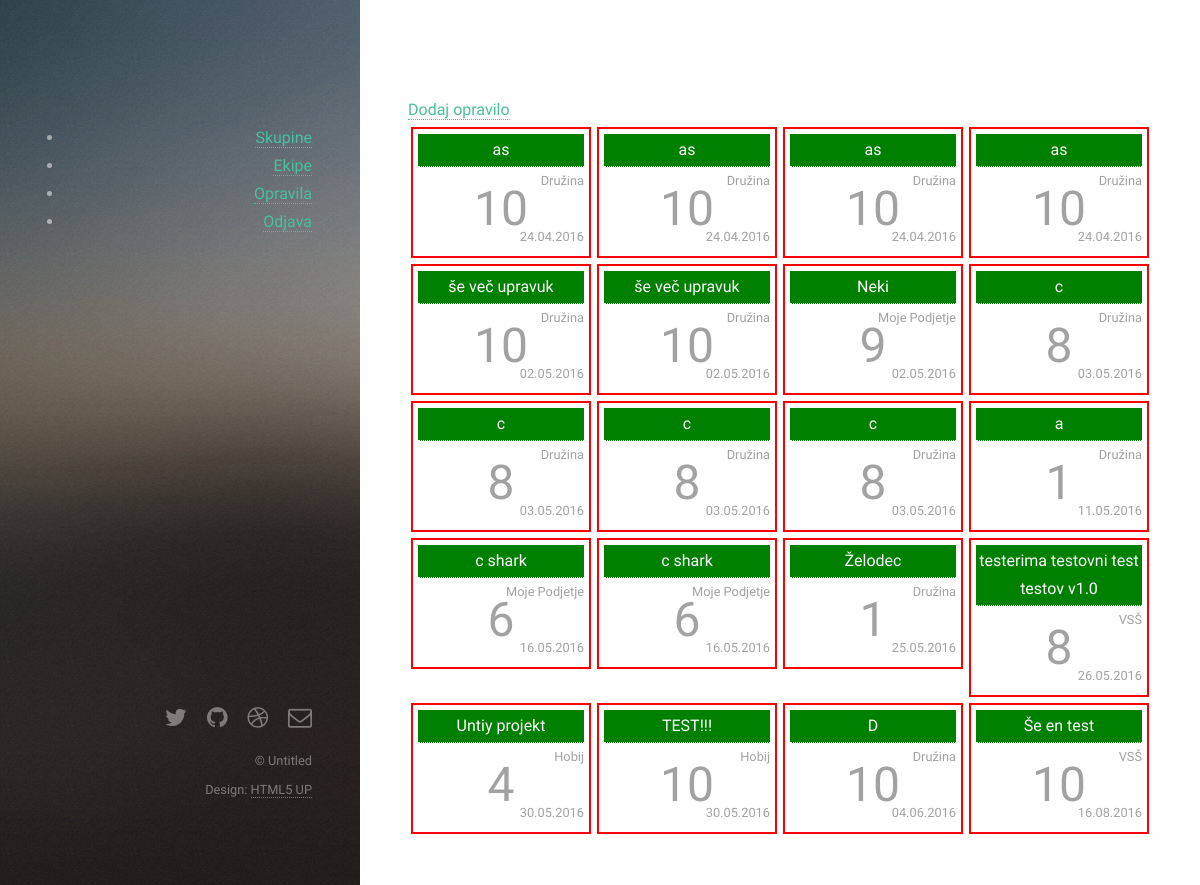
/tasks.php (signed in), run on the app's committed database.
### tables this page shows
CREATE TABLE `tasks` (
  `id` int(11) NOT NULL,
  `team_id` int(11) DEFAULT NULL,
  `user_id` int(11) NOT NULL,
  `group_id` int(11) NOT NULL,
  `title` varchar(50) NOT NULL,
  `description` text,
  `date_add` timestamp NOT NULL DEFAULT CURRENT_TIMESTAMP,
  `date_end` timestamp NOT NULL DEFAULT '0000-00-00 00:00:00',
  `deadline` timestamp NOT NULL DEFAULT '0000-00-00 00:00:00',
  `priority` int(11) NOT NULL DEFAULT '10'
);

CREATE TABLE `groups` (
  `id` int(11) NOT NULL,
  `title` varchar(50) NOT NULL,
  `description` text
);

### tasks.php (the view, shortened to what this page needs)
<?php
    include_once './header.php';
    include_once './database.php';
    $user_id = $_SESSION['user_id'];
    $query = "SELECT t.*, g.title AS gtitle "
            . "FROM tasks t INNER JOIN groups g "
            . "ON g.id = t.group_id "
            . "WHERE t.user_id = $user_id "
            . "ORDER BY t.deadline ASC";
    $result = mysqli_query($link, $query);
    echo '<a href="task_add.php">Dodaj opravilo</a>';
    echo '<br />';
    echo '<div id="opravila">';
    while ($row = mysqli_fetch_array($result)) {
        echo '<div class="opravilo">';
        echo '<a href="task.php?task_id='.$row['id'].'">'.$row['title'].'</a>';
        echo '<div class="grouptype">'.$row['gtitle'].'</div>';
        echo '<div class="priority">'.$row['priority'].'</div>';
        echo '<div class="lastnosti">';
        echo '<div class="datum">'.date('d.m.Y',strtotime($row['deadline'])).'</div>';
        echo '</div>';
        echo '</div>';
    }
    echo '</div>';
?>
<?php
    include_once './footer.php';
?>

### assets/css/main.css (style rules this page uses)
html, body, div, span, applet, object, iframe, h1, h2, h3, h4, h5, h6, p, blockquote, pre, a, abbr, acronym, address, big, cite, code, del, dfn, em, img, ins, kbd, q, s, samp, small, strike, strong, sub, sup, tt, var, b, u, i, center, dl, dt, dd, ol, ul, li, fieldset, form, label, legend, table, caption, tbody, tfoot, thead, tr, th, td, article, aside, canvas, details, embed, figure, figcaption, footer, header, hgroup, menu, nav, output, ruby, section, summary, time, mark, audio, video { margin: 0; padding: 0; border: 0; font-size: 100%; font: inherit; vertical-align: baseline; }
body { line-height: 1; }
body { -webkit-text-size-adjust: none; }
*, *:before, *:after { -moz-box-sizing: border-box; -webkit-box-sizing: border-box; box-sizing: border-box; }
body { background: #fff; }
body, input, select, textarea { color: #a2a2a2; font-family: "Source Sans Pro", Helvetica, sans-serif; font-size: 16pt; font-weight: 400; line-height: 1.75em; }
a { -moz-transition: color 0.2s ease-in-out, border-color 0.2s ease-in-out; -webkit-transition: color 0.2s ease-in-out, border-color 0.2s ease-in-out; -ms-transition: color 0.2s ease-in-out, border-color 0.2s ease-in-out; transition: color 0.2s ease-in-out, border-color 0.2s ease-in-out; border-bottom: dotted 1px; color: #49bf9d; text-decoration: none; }
@media screen and (max-width: 1800px) { body, input, select, textarea { font-size: 12pt; } }
.opravilo { border-color: red; border-style: solid; border-width: 2px; width: 180px; padding: 5px; margin: 3px; float: left; }
.opravilo a { color: white; display: block; background-color: green; padding: 2px; text-align: center; }
.opravilo .grouptype { text-align: right; font-size: 0.8em; }
.opravilo .priority { text-align: center; font-size: 3em; }
.opravilo .lastnosti .datum { text-align: right; font-size: 0.8em; float: right; }

### data on the page
tasks: title "as", group.title "Družina", priority "10", deadline "24.04.2016"
tasks: title "as", group.title "Družina", priority "10", deadline "24.04.2016"
tasks: title "as", group.title "Družina", priority "10", deadline "24.04.2016"
tasks: title "as", group.title "Družina", priority "10", deadline "24.04.2016"
tasks: title "še več upravuk", group.title "Družina", priority "10", deadline "02.05.2016"
tasks: title "še več upravuk", group.title "Družina", priority "10", deadline "02.05.2016"
tasks: title "Neki", group.title "Moje Podjetje", priority "9", deadline "02.05.2016"
tasks: title "c", group.title "Družina", priority "8", deadline "03.05.2016"
tasks: title "c", group.title "Družina", priority "8", deadline "03.05.2016"
tasks: title "c", group.title "Družina", priority "8", deadline "03.05.2016"
tasks: title "c", group.title "Družina", priority "8", deadline "03.05.2016"
tasks: title "a", group.title "Družina", priority "1", deadline "11.05.2016"
tasks: title "c shark", group.title "Moje Podjetje", priority "6", deadline "16.05.2016"
tasks: title "c shark", group.title "Moje Podjetje", priority "6", deadline "16.05.2016"
tasks: title "Želodec", group.title "Družina", priority "1", deadline "25.05.2016"
tasks: title "testerima testovni test testov v1.0", group.title "VSŠ", priority "8", deadline "26.05.2016"
tasks: title "Untiy projekt", group.title "Hobij", priority "4", deadline "30.05.2016"
tasks: title "TEST!!!", group.title "Hobij", priority "10", deadline "30.05.2016"
tasks: title "D", group.title "Družina", priority "10", deadline "04.06.2016"
tasks: title "Še en test", group.title "VSŠ", priority "10", deadline "16.08.2016"
